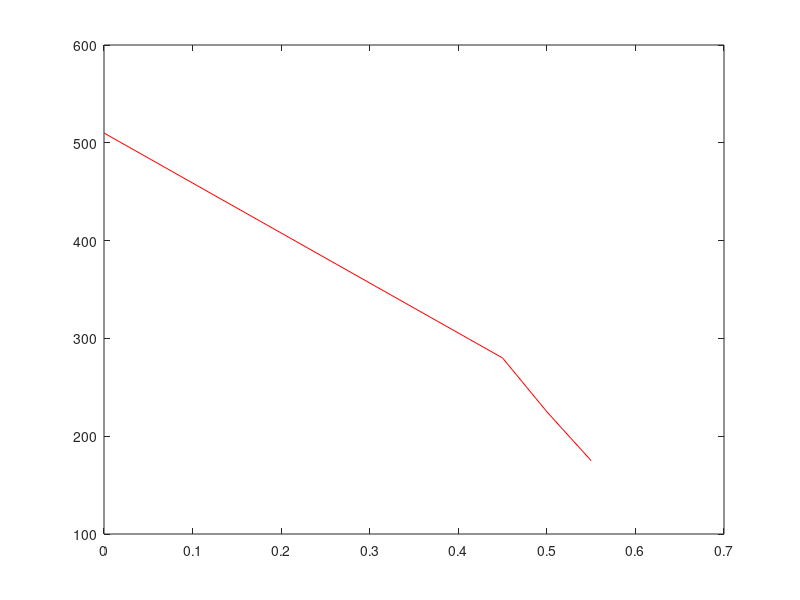

The MATLAB script that drew this image: (Note: this script raises an error after producing the figure.)
%input   weight
C = [0       510;
0.45    280;
0.5     225;
0.55    175]

figure(1)
plot(C(:,1),C(:,2),'red')
hold on;
line(x([1 3]),y([1 3]))